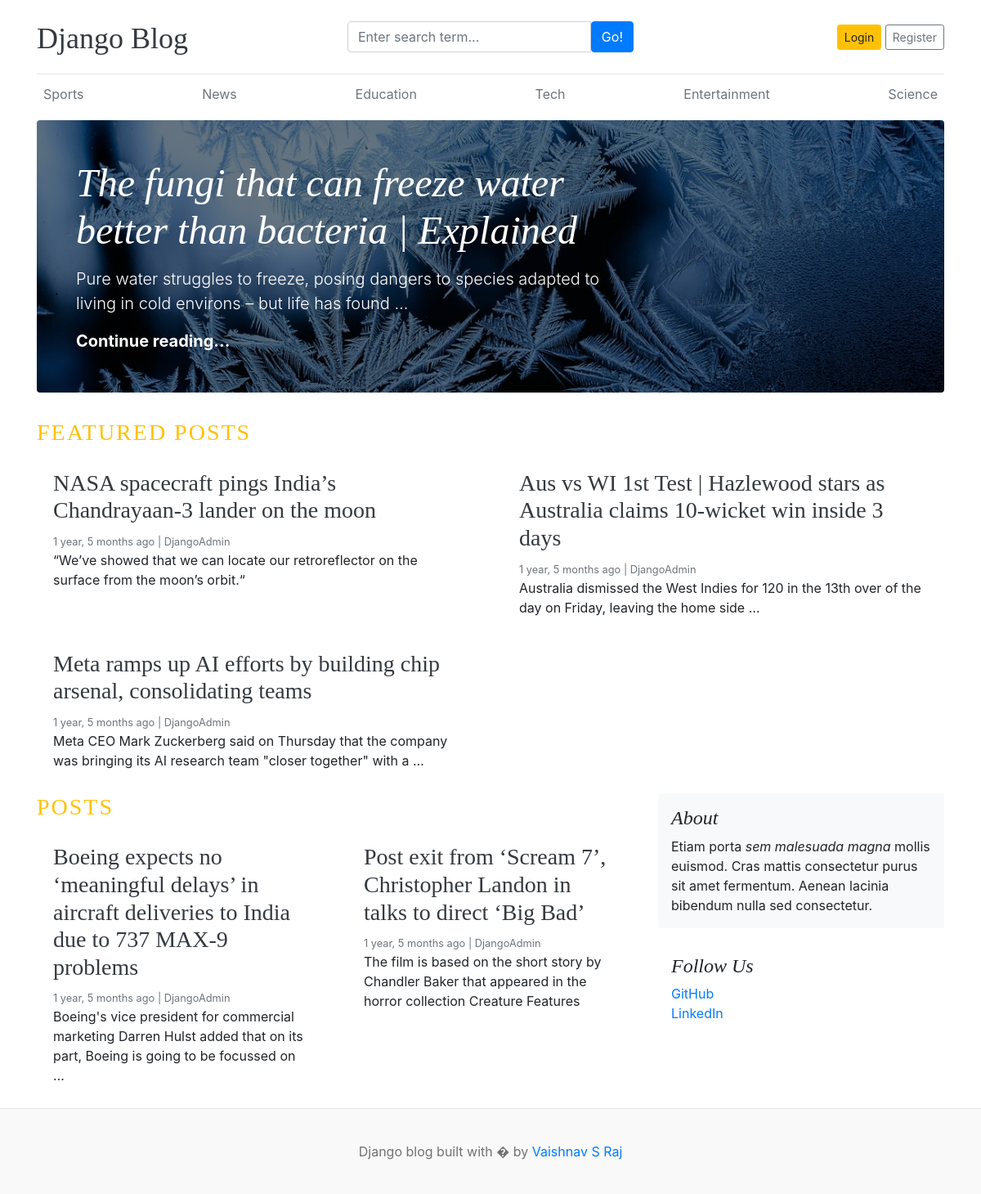
The page / on the database its author committed.
### blogs/models.py (models this page shows, shortened)
class Category(models.Model):
    category_name = models.CharField(max_length=50, unique=True)
    created_at = models.DateTimeField(auto_now_add=True)
    updated_at = models.DateTimeField(auto_now=True)
    class Meta:
        verbose_name_plural = "Categories"

class Blogs(models.Model):
    title = models.CharField(max_length=100)
    slug = models.SlugField(max_length=150, unique=True, blank=True)
    category = models.ForeignKey(Category, on_delete=models.CASCADE)
    author = models.ForeignKey(User, on_delete=models.CASCADE)
    featured_image = models.ImageField(upload_to="uploads/%y/%m/%d")
    short_description = models.TextField(max_length=500)
    blog_body = models.TextField(max_length=1000)
    status = models.CharField(max_length=20, choices=STATUS_CHOICES, default="draft")
    is_featured = models.BooleanField(default=False)
    created_at = models.DateTimeField(auto_now_add=True)
    updated_at = models.DateTimeField(auto_now=True)
    class Meta:
        verbose_name_plural = "Blogs"

### blog_main/views.py (the view)
# urls.py: 2. Add a URL to urlpatterns:  path('', views.home, name='home')
def home(request):
    featured_posts = Blogs.objects.filter(
        is_featured=True, status="published"
    ).order_by("-updated_at")
    posts = Blogs.objects.filter(is_featured=False, status="published")
    context = {"featured_posts": featured_posts, "posts": posts}
    return render(request, "home.html", context)

### blogs/context_processors.py (called while the page is built)
def get_category(request):
    category = Category.objects.all()
    return dict(categories=category)

### templates/home.html
{% extends 'base.html'%}
{% block content %}
    {% for post  in featured_posts %}
    {% if forloop.first  %}
  <div class="jumbotron p-3 p-md-5 text-white rounded bg-dark" style="background-image: url({{post.featured_image.url}});background-blend-mode: overlay;background-size:cover;">
    <div class="col-md-8 px-0">
      <h1 class="display-4 font-italic">{{post.title}}</h1>
      <p class="lead my-3">{{post.short_description| truncatewords:20}}</p>
      <p class="lead mb-0"><a href="{% url 'blogs' post.slug %}" class="text-white font-weight-bold">Continue reading...</a></p>
    </div>
  </div>
  {% endif %}
  {% endfor %}
  <h3 class="text-uppercase text-warning" style="letter-spacing:2px"> Featured posts </h3>
  <div class="row mb-2">
    {% for post  in featured_posts %}
    {% if not forloop.first  %}
    <div class="col-md-6">
      <div class="card border-0" >
        <div class="card-body">
          <h3> <a class="text-dark" href="{% url 'blogs' post.slug %}">{{post.title}}</a></h3>
          <small class="mb-1 text-muted">{{post.created_at |timesince}} ago  | {{post.author}}</small>
          <p class="card-text">{{post.short_description| truncatewords:20}}</p>
        </div>
      </div>
    </div>
    {% endif %}
    {% endfor %}
  </div>
  <main role="main" class="container p-0">
    <div class="row">
      <div class="col-md-8 blog-main">
        <h3 class="text-uppercase text-warning" style="letter-spacing:2px">Posts </h3>
        <div class="row mb-2">
          {% for post  in posts %}
          <div class="col-md-6">
            <div class="card border-0" >
              <div class="card-body">
                <h3> <a class="text-dark" href="{% url 'blogs' post.slug %}">{{post.title}}</a></h3>
                <small class="mb-1 text-muted">{{post.created_at |timesince}} ago  | {{post.author}}</small>
                <p class="card-text">{{post.short_description | truncatewords:20}}</p>
              </div>
            </div>
          </div>
          {% endfor %}
        </div>
      </div>
      <aside class="col-md-4 blog-sidebar">
        <div class="p-3 mb-3 bg-light rounded">
          <h4 class="font-italic">About</h4>
          <p class="mb-0">Etiam porta <em>sem malesuada magna</em> mollis euismod. Cras mattis consectetur purus sit amet fermentum. Aenean lacinia bibendum nulla sed consectetur.</p>
        </div>
        <div class="p-3">
          <h4 class="font-italic">Follow Us</h4>
          <ol class="list-unstyled">
            <li><a href="#">GitHub</a></li>
            <li><a href="#">LinkedIn</a></li>
          </ol>
        </div>
      </aside>
    </div>
  </main>
</div>
{% endblock %}

### templates/base.html (shortened to what this page needs)
{% load static %}
<!DOCTYPE html>
<html lang="en">
  <head>
    <link
      href="https://getbootstrap.com/docs/4.0/dist/css/bootstrap.min.css"
      rel="stylesheet"
    />
    <link href="{% static 'css/blog.css' %}" rel="stylesheet" />
    <link
      rel="stylesheet"
      href="https://cdnjs.cloudflare.com/ajax/libs/font-awesome/4.7.0/css/font-awesome.min.css"
    />
  </head>
  <body>
    <div class="container">
      <header class="blog-header py-3">
        <div class="row flex-nowrap justify-content-between align-items-center">
          <div class="col-4 pt-1">
            <a class="blog-header-logo text-dark" href="/">Django Blog</a>
          </div>
          <div class="col-4">
            <form action="{% url 'search' %}" method="GET">
              <div class="input-group">
                <input
                  class="form-control"
                  name="keyword"
                  value="{{keyword}}"
                  type="text"
                  placeholder="Enter search term..."
                  aria-label="Enter search term..."
                  aria-describedby="button-search"
                />
                <button
                  class="btn btn-primary"
                  id="button-search"
                  type="submit"
                >
                  Go!
                </button>
              </div>
            </form>
          </div>
          {% if not user.is_authenticated %}
          <div class="col-4 d-flex justify-content-end align-items-center">
            <a class="btn btn-sm btn-warning" href="{% url 'login' %}">Login</a>
            <a
              class="btn btn-sm btn-outline-secondary"
              href="{% url 'register' %}"
              >Register</a
            >
          </div>
          {% endif %}
        </div>
      </header>
      <div class="nav-scroller py-1 mb-2">
        <nav class="nav d-flex justify-content-between">
          {% for cat in categories %}
          <a class="p-2 text-muted" href="{% url 'post_by_category' cat.id%}"
            >{{cat.category_name}}</a
          >
          {% endfor %}
        </nav>
      </div>
      {% block content%} {% endblock %}
      <footer class="blog-footer">
        <p>Django blog built with � by <a href="#">Vaishnav S Raj</a></p>
      </footer>
  </body>
</html>

### blog_main/static/css/blog.css (style rules this page uses)
.blog-header { border-bottom: 1px solid #e5e5e5; }
.blog-header-logo { font-family: "Playfair Display", Georgia, "Times New Roman", serif; font-size: 2.25rem; }
h1, h2, h3, h4, h5, h6 { font-family: "Playfair Display", Georgia, "Times New Roman", serif; }
.display-4 { font-size: 2.5rem; }
@media (min-width: 768px) { .display-4 { font-size: 3rem; } }
.blog-footer { padding: 2.5rem 0; color: #727272; text-align: center; background-color: #f9f9f9; border-top: .05rem solid #e5e5e5; }
.blog-footer p:last-child { margin-bottom: 0; }
.card { transition: transform 0.2s; }

### rows shown on the page
Category: category_name "Sports"
Category: category_name "News"
Category: category_name "Education"
Category: category_name "Tech"
Category: category_name "Entertainment"
Category: category_name "Science"
Blogs: featured_image (picture), title "The fungi that can freeze water better than bacteria | Explained", short_description "Pure water struggles to freeze, posing dangers to species adapted to living in cold environs – but life has found …"
Blogs: title "NASA spacecraft pings India’s Chandrayaan-3 lander on the moon", created_at "1 year, 5 months", author "DjangoAdmin", short_description "“We’ve showed that we can locate our retroreflector on the surface from the moon’s orbit.“"
Blogs: title "Aus vs WI 1st Test | Hazlewood stars as Australia claims 10-wicket win inside 3 days", created_at "1 year, 5 months", author "DjangoAdmin", short_description "Australia dismissed the West Indies for 120 in the 13th over of the day on Friday, leaving the home side …"
Blogs: title "Meta ramps up AI efforts by building chip arsenal, consolidating teams", created_at "1 year, 5 months", author "DjangoAdmin", short_description "Meta CEO Mark Zuckerberg said on Thursday that the company was bringing its AI research team \"closer together\" with a …"
Blogs: title "Boeing expects no ‘meaningful delays’ in aircraft deliveries to India due to 737 MAX-9 problems", created_at "1 year, 5 months", author "DjangoAdmin", short_description "Boeing's vice president for commercial marketing Darren Hulst added that on its part, Boeing is going to be focussed on …"
Blogs: title "Post exit from ‘Scream 7’, Christopher Landon in talks to direct ‘Big Bad’", created_at "1 year, 5 months", author "DjangoAdmin", short_description "The film is based on the short story by Chandler Baker that appeared in the horror collection Creature Features"
